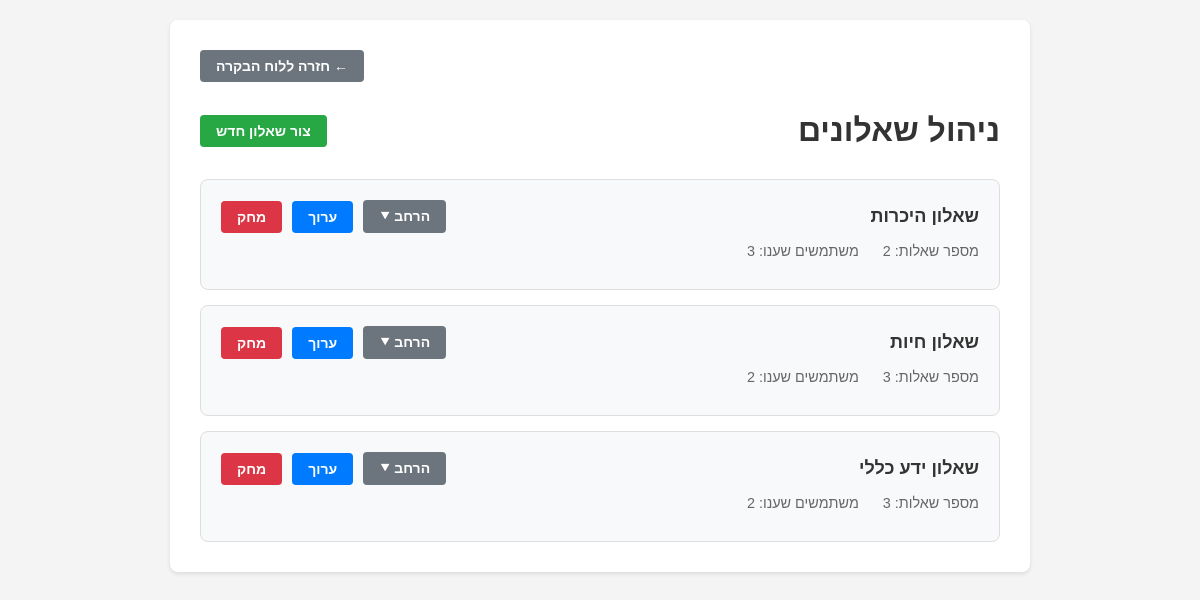
Page /manager/quizzes/ (signed in) on the earlier database version.
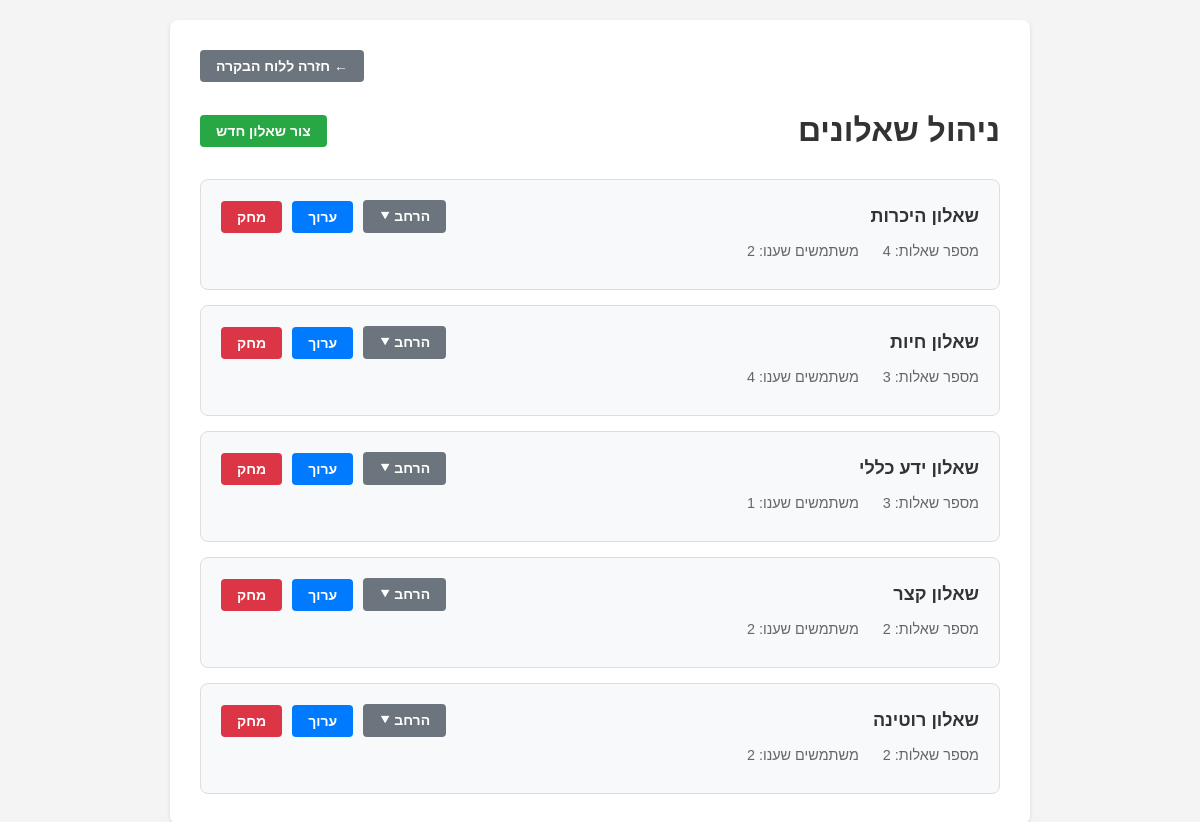
Same page on the later database version.
### quiz/models.py (models this page shows, shortened)
class Quiz(models.Model):
    title = models.CharField(max_length=200)
    created_at = models.DateTimeField(auto_now_add=True)
    last_modified = models.DateTimeField(auto_now=True)
    assigned_users = models.ManyToManyField(User, blank=True, related_name='assigned_quizzes')
    is_public = models.BooleanField(default=True)
    assigned_users = models.ManyToManyField(User, blank=True, related_name='assigned_quizzes')

### quiz/views.py (the view)
# urls.py: path('manager/quizzes/', views.manage_quizzes, name='manage_quizzes'),
@login_required
def manage_quizzes(request):
    if not request.user.is_staff:
        return redirect('dashboard')
    if request.method == 'POST' and 'delete_quiz' in request.POST:
        quiz_id = request.POST.get('delete_quiz')
        Quiz.objects.filter(id=quiz_id).delete()
        messages.success(request, 'השאלון נמחק בהצלחה')
    quizzes = Quiz.objects.all()
    regular_users = User.objects.filter(is_staff=False)
    for quiz in quizzes:
        completed_count = UserQuizStatus.objects.filter(quiz=quiz, completed=True).count()
        quiz.completed_count = completed_count
        quiz.user_statuses = []
        for user in regular_users:
            status = UserQuizStatus.objects.filter(quiz=quiz, user=user).first()
            quiz.user_statuses.append({
                'user': user,
                'completed': status.completed if status else False
            })
    return render(request, 'quiz/manager/quizzes.html', {
        'quizzes': quizzes
    })

### quiz/templates/quiz/manager/quizzes.html (shortened to what this page needs)
<!DOCTYPE html>
<html>
<head>
</head>
<body>
    <div class="container">
        <div class="navigation">
            <a href="{% url 'manager_dashboard' %}" class="button back-button">← חזרה ללוח הבקרה</a>
        </div>
        <div class="header-actions">
            <h1>ניהול שאלונים</h1>
            <a href="{% url 'create_quiz' %}" class="button create-button">צור שאלון חדש</a>
        </div>
        <div class="quiz-list">
            {% for quiz in quizzes %}
                <div class="quiz-item">
                    <div class="quiz-header">
                        <h3 class="quiz-title">{{ quiz.title }}</h3>
                        <div class="quiz-actions">
                            <button class="button expand-button" onclick="toggleDetails('quiz-{{ quiz.id }}')">
                                הרחב ⯆
                            </button>
                            <a href="{% url 'edit_quiz' quiz.id %}" class="button edit-button">ערוך</a>
                            <form method="post" style="display: inline;">
                                <button type="submit" name="delete_quiz" value="{{ quiz.id }}"
                                        class="button delete-button"
                                        onclick="return confirm('האם אתה בטוח שברצונך למחוק שאלון זה?')">
                                    מחק
                                </button>
                            </form>
                        </div>
                    </div>
                    <div class="quiz-stats">
                        <span>מספר שאלות: {{ quiz.questions.count }}</span>
                        <span style="margin-right: 20px;">משתמשים שענו: {{ quiz.completed_count }}</span>
                    </div>
                </div>
            {% endfor %}
        </div>
    </div>
</body>
</html>

### quiz/templates/quiz/manager/quizzes.html (style rules this page uses)
body { font-family: Arial, sans-serif; background-color: #f4f4f4; margin: 0; padding: 20px; display: flex; justify-content: center; align-items: flex-start; min-height: 100vh; direction: rtl; }
.container { background-color: white; padding: 30px; border-radius: 8px; box-shadow: 0 2px 4px rgba(0, 0, 0, 0.1); width: 100%; max-width: 800px; }
.navigation { display: flex; justify-content: flex-end; margin-bottom: 30px; }
.header-actions { display: flex; justify-content: space-between; align-items: center; margin-bottom: 30px; }
h1 { color: #333; margin: 0; }
.quiz-list { display: flex; flex-direction: column; gap: 15px; }
.quiz-item { background-color: #f8f9fa; border: 1px solid #ddd; padding: 20px; border-radius: 8px; }
.quiz-header { display: flex; justify-content: space-between; align-items: center; margin-bottom: 10px; }
.quiz-title { font-size: 18px; font-weight: bold; color: #333; margin: 0; }
.quiz-actions { display: flex; gap: 10px; align-items: center; }
.button { padding: 8px 16px; border-radius: 4px; text-decoration: none; font-weight: bold; border: none; cursor: pointer; font-size: 14px; transition: all 0.3s ease; }
.create-button { background-color: #28a745; color: white; }
.edit-button { background-color: #007bff; color: white; }
.delete-button { background-color: #dc3545; color: white; }
.back-button { background-color: #6c757d; color: white; }
.expand-button { background-color: #6c757d; color: white; }
.quiz-stats { color: #666; font-size: 0.9em; margin: 10px 0; }

Differences in the rows shown:
changed Quiz "שאלון היכרות": questions.count "2" → "4"; completed_count "3" → "2"
changed Quiz "שאלון חיות": completed_count "2" → "4"
changed Quiz "שאלון ידע כללי": completed_count "2" → "1"
added Quiz: title "שאלון קצר", questions.count "2", completed_count "2"
added Quiz: title "שאלון רוטינה", questions.count "2", completed_count "2"
